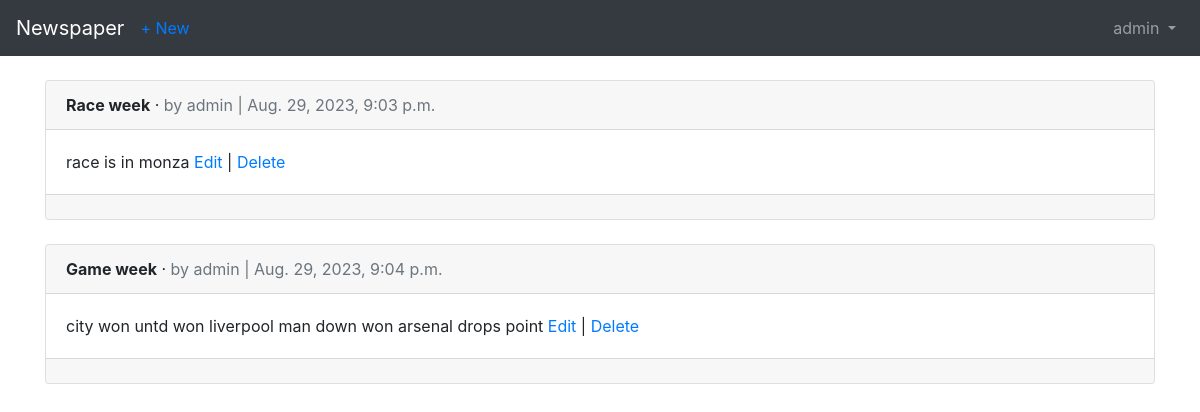
Page /articles/ (signed in) on the earlier database version.
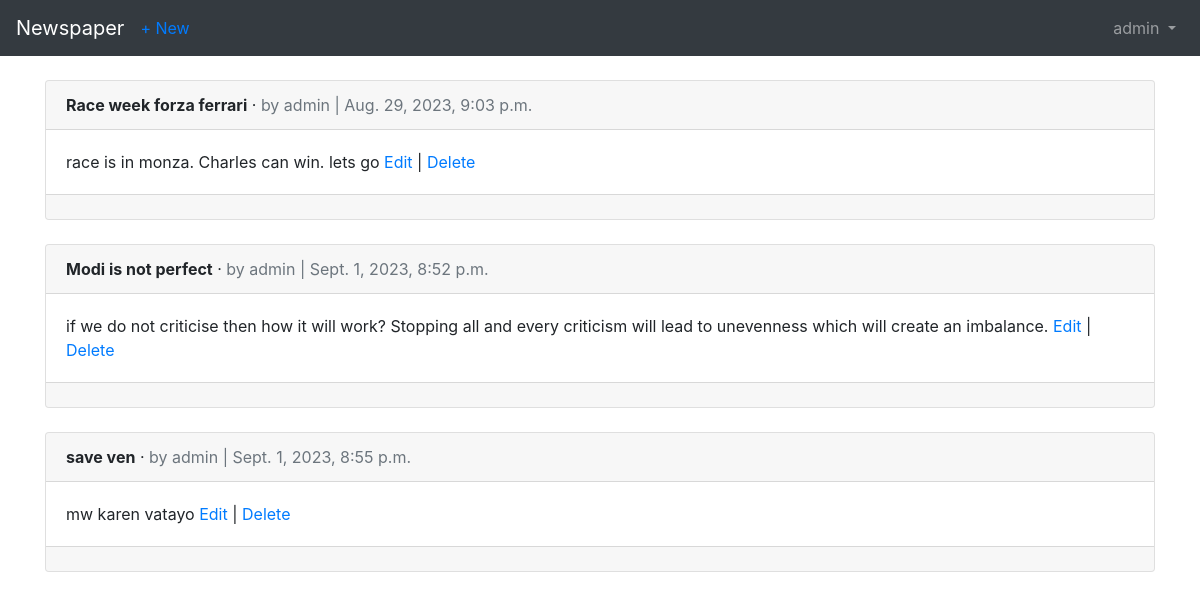
Same page on the later database version.
### users/models.py (models this page shows)
class CustomUser(AbstractUser):
    age = models.PositiveIntegerField(default=0)

### articles/models.py (models this page shows, shortened)
class Article(models.Model):
    title  = models.CharField(max_length=255)
    body   = models.TextField()
    date   = models.DateTimeField(auto_now_add=True)
    author = models.ForeignKey(
        settings.AUTH_USER_MODEL,
        on_delete=models.CASCADE
    )

### articles/views.py (the view)
# urls.py: path('',views.ArticleListView.as_view(), name='article_list'),
class ArticleListView(LoginRequiredMixin, ListView):
    model = models.Article
    template_name = 'article_list.html'
    login_url = 'login'

### templates/article_list.html (shortened to what this page needs)
{% extends 'base.html' %}
{% block content %}
{% for article in object_list %}
<div class="card">
    <div class="card-header">
        <span class="font-weight-bold">{{ article.title }}</span> &middot;
        <span class="text-muted">by {{ article.author }} | {{ article.date }}</span>
    </div>
    <div class="card-body">
        {{ article.body }}
        <a href="{% url 'article_edit' article.pk %}">Edit</a> |
        <a href="{% url 'article_delete' article.pk %}">Delete</a>
    </div>
    <div class="card-footer">
    </div>
</div>
<br />
{% endfor %}
{% endblock content%}

### templates/base.html (shortened to what this page needs)
<!DOCTYPE html>
<html leng="eng">
<head>
    <link rel="stylesheet" href="https://maxcdn.bootstrapcdn.com/bootstrap/4.0.0/css/bootstrap.min.css">
</head>
<body>
    <nav class="navbar navbar-expand-md navbar-dark bg-dark mb-4">
        <a class="navbar-brand" href="{% url 'home' %}">Newspaper</a>
        {% if user.is_authenticated %}
        <ul class="navbar-nav mr-auto">
            <li class="nav-item">
                <a href="{% url 'article_new' %}">+ New</a>
            </li>
        </ul>
        {% endif %}
        <div class="collapse navbar-collapse" id="navbarCollapse">
            {% if user.is_authenticated %}
            <ul class="navbar-nav ml-auto">
                <li class="nav-item">
                    <a class="nav-link dropdown-toggle" href="#" id="userMenu" data-toggle="dropdown" aria-haspopup="true" aria-expanded="false">
                        {{ user.username }}
                    </a>
                </li>
            </ul>
            {% else %}
            <form class="form-inline ml-auto">
                <a href="{% url 'login' %}" class="btn btn-outline-secondary">Log in</a>
                <a href="{% url 'signup' %}" class="btn btn-primary">Sign up</a>
            </form>
            {% endif %}
        </div>
    </nav>
    <div class="container">
        {% block content %}
        {% endblock %}
    </div>
</body>
</html>

Differences in the rows shown:
removed Article: title "Game week", author "admin", date "Aug. 29, 2023, 9:04 p.m.", body "city won untd won liverpool man down won arsenal drops point"
changed Article: title "Race week" → "Race week forza ferrari"; body "race is in monza" → "race is in monza. Charles can win. lets go"
added Article: title "Modi is not perfect", author "admin", date "Sept. 1, 2023, 8:52 p.m.", body "if we do not criticise then how it will work? Stopping all and every criticism will lead to unevenness which will create an imbalance."
added Article: title "save ven", author "admin", date "Sept. 1, 2023, 8:55 p.m.", body "mw karen vatayo"
